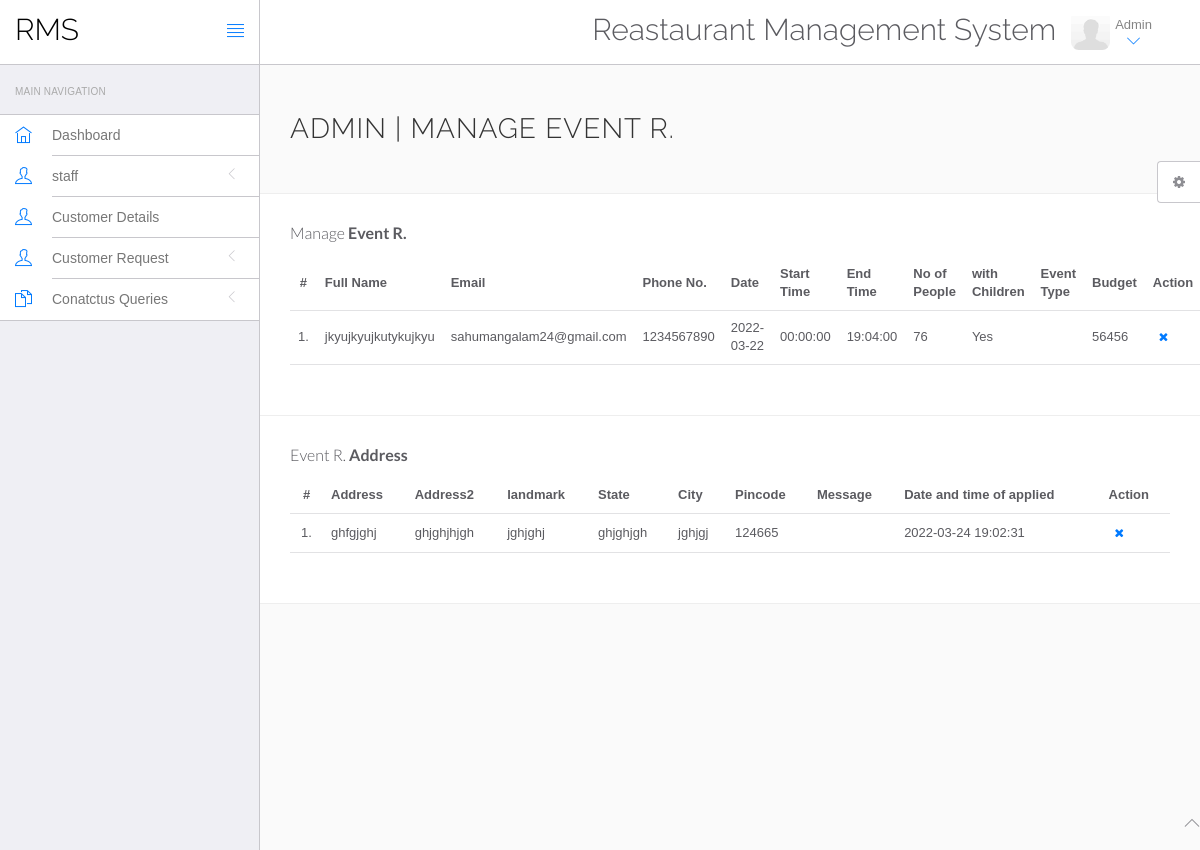
Page /admin/event_r.php on the committed database.
### tables this page shows
CREATE TABLE `event_r` (
  `id` int(11) NOT NULL,
  `name` varchar(100) NOT NULL,
  `email` varchar(50) NOT NULL,
  `phone` int(20) NOT NULL,
  `date` date NOT NULL,
  `stime` time NOT NULL,
  `etime` time NOT NULL,
  `people` int(10) NOT NULL,
  `child` varchar(20) NOT NULL,
  `event` varchar(20) NOT NULL,
  `budget` int(50) NOT NULL,
  `street` varchar(300) NOT NULL,
  `address` varchar(300) NOT NULL,
  `landmark` varchar(30) NOT NULL,
  `state` varchar(20) NOT NULL,
  `city` varchar(20) NOT NULL,
  `pincode` int(10) NOT NULL,
  `message` varchar(100) NOT NULL,
  `time` datetime NOT NULL DEFAULT current_timestamp()
);

### admin/event_r.php (the view, shortened to what this page needs)
<?php
$con = mysqli_connect('localhost', 'root', '',);
mysqli_select_db($con, 'userform');
?>
<!DOCTYPE html>
<html lang="en">
<head>
    <link rel="stylesheet" href="vendor/bootstrap/css/bootstrap.min.css">
    <link rel="stylesheet" href="vendor/fontawesome/css/font-awesome.min.css">
    <link rel="stylesheet" href="vendor/themify-icons/themify-icons.min.css">
    <link href="vendor/animate.css/animate.min.css" rel="stylesheet" media="screen">
    <link href="vendor/perfect-scrollbar/perfect-scrollbar.min.css" rel="stylesheet" media="screen">
    <link href="vendor/switchery/switchery.min.css" rel="stylesheet" media="screen">
    <link href="vendor/bootstrap-touchspin/jquery.bootstrap-touchspin.min.css" rel="stylesheet" media="screen">
    <link href="vendor/select2/select2.min.css" rel="stylesheet" media="screen">
    <link href="vendor/bootstrap-datepicker/bootstrap-datepicker3.standalone.min.css" rel="stylesheet" media="screen">
    <link href="vendor/bootstrap-timepicker/bootstrap-timepicker.min.css" rel="stylesheet" media="screen">
    <link rel="stylesheet" href="assets/css/styles.css">
    <link rel="stylesheet" href="assets/css/plugins.css">
    <link rel="stylesheet" href="assets/css/themes/theme-1.css" id="skin_color" />
</head>
<body>
    <div id="app">
        <?php include('include/sidebar.php'); ?>
        <div class="app-content">
            <?php include('include/header.php'); ?>
            <div class="main-content">
                <div class="wrap-content container" id="container">
                    <section id="page-title">
                        <div class="row">
                            <div class="col-sm-8">
                                <h1 class="mainTitle">Admin | Manage Event R.</h1>
                            </div>
                        </div>
                    </section>
                    <div class="container-fluid container-fullw bg-white">
                        <div class="row">
                            <div class="col-md-12">
                                <h5 class="over-title margin-bottom-15">Manage <span class="text-bold">Event R.</span></h5>
                                <table class="table table-hover" id="sample-table-1">
                                    <thead>
                                        <tr>
                                            <th class="center">#</th>
                                            <th>Full Name</th>
                                            <th>Email</th>
                                            <th>Phone No.</th>
                                            <th>Date </th>
                                            <th>Start Time </th>
                                            <th>End Time </th>
                                            <th>No of People</th>
                                            <th>with Children</th>
                                            <th>Event Type</th>
                                            <th>Budget</th>
                                            <th>Action</th>
                                        </tr>
                                    </thead>
                                    <tbody>
                                        <?php
                                        $sql = mysqli_query($con, "select * from `event_r`");
                                        $cnt = 1;
                                        while ($row = mysqli_fetch_array($sql)) {
                                        ?>
                                            <tr>
                                                <td class="center"><?php echo $cnt; ?>.</td>
                                                <td class="hidden-xs"><?php echo $row['name']; ?></td>
                                                <td><?php echo $row['email']; ?></td>
                                                <td><?php echo $row['phone']; ?>
                                                </td>
                                                <td><?php echo $row['date']; ?></td>
                                                <td><?php echo $row['stime']; ?></td>
                                                <td><?php echo $row['etime']; ?></td>
                                                <td><?php echo $row['people']; ?>
                                                </td>
                                                <td><?php echo $row['child']; ?></td>
                                                <td><?php echo $row['event']; ?></td>
                                                <td><?php echo $row['budget']; ?></td>
                                                <td>
                                                    <div class="visible-md visible-lg hidden-sm hidden-xs">
                                                        <a href="manage-users.php?id=<?php echo $row['id'] ?>&del=delete" onClick="return confirm('Are you sure you want to delete?')" class="btn btn-transparent btn-xs tooltips" tooltip-placement="top" tooltip="Remove"><i class="fa fa-times fa fa-white"></i></a>
                                                    </div>
                                                </td>
                                            </tr>
                                        <?php
                                            $cnt = $cnt + 1;
                                        } ?>
                                    </tbody>
                                </table>
                            </div>
                        </div>
                    </div>
                    <div class="container-fluid container-fullw bg-white">
                        <div class="row">
                            <div class="col-md-12">
                                <h5 class="over-title margin-bottom-15">Event R. <span class="text-bold">Address</span></h5>
                                <table class="table table-hover" id="sample-table-1">
                                    <thead>
                                        <tr>
                                            <th class="center">#</th>
                                            <th>Address</th>
                                            <th>Address2</th>
                                            <th>landmark</th>
                                            <th>State</th>
                                            <th>City</th>
                                            <th>Pincode</th>
                                            <th>Message</th>
                                            <th>Date and time of applied</th>
                                            <th>Action</th>
                                        </tr>
                                    </thead>
                                    <tbody>
                                        <?php
                                        $sql = mysqli_query($con, "select * from `event_r`");
                                        $cnt = 1;
                                        while ($row = mysqli_fetch_array($sql)) {
                                        ?>
                                            <tr>
                                                <td class="center"><?php echo $cnt; ?>.</td>
                                                <td class="hidden-xs"><?php echo $row['street']; ?></td>
                                                <td><?php echo $row['address']; ?></td>
                                                <td><?php echo $row['landmark']; ?>
                                                </td>
                                                <td><?php echo $row['state']; ?></td>
                                                <td><?php echo $row['city']; ?></td>
                                                <td><?php echo $row['pincode']; ?></td>
                                                <td><?php echo $row['message']; ?>
                                                </td>
                                                <td><?php echo $row['time']; ?></td>
                                                <td>
                                                    <div class="visible-md visible-lg hidden-sm hidden-xs">
                                                        <a href="manage-users.php?id=<?php echo $row['id'] ?>&del=delete" onClick="return confirm('Are you sure you want to delete?')" class="btn btn-transparent btn-xs tooltips" tooltip-placement="top" tooltip="Remove"><i class="fa fa-times fa fa-white"></i></a>
                                                    </div>
                                                </td>
                                            </tr>
                                        <?php
                                            $cnt = $cnt + 1;
                                        } ?>
                                    </tbody>
                                </table>
                            </div>
                        </div>
                    </div>
                </div>
            </div>
        </div>
    </div>
    <?php include('include/footer.php'); ?>
    <?php include('include/setting.php'); ?>
</body>
</html>

### admin/assets/css/themes/theme-1.css (style rules this page uses)
body { background: #FAFAFA; }

### rows in the picture
event_r: name "jkyujkyujkutykujkyu", email "sahumangalam24@gmail.com", phone "1234567890", date "2022-03-22", stime "00:00:00", etime "19:04:00", people "76", child "Yes", budget "56456", street "ghfgjghj", address "ghjghjhjgh", landmark "jghjghj", state "ghjghjgh", city "jghjgj", pincode "124665", time "2022-03-24 19:02:31"
